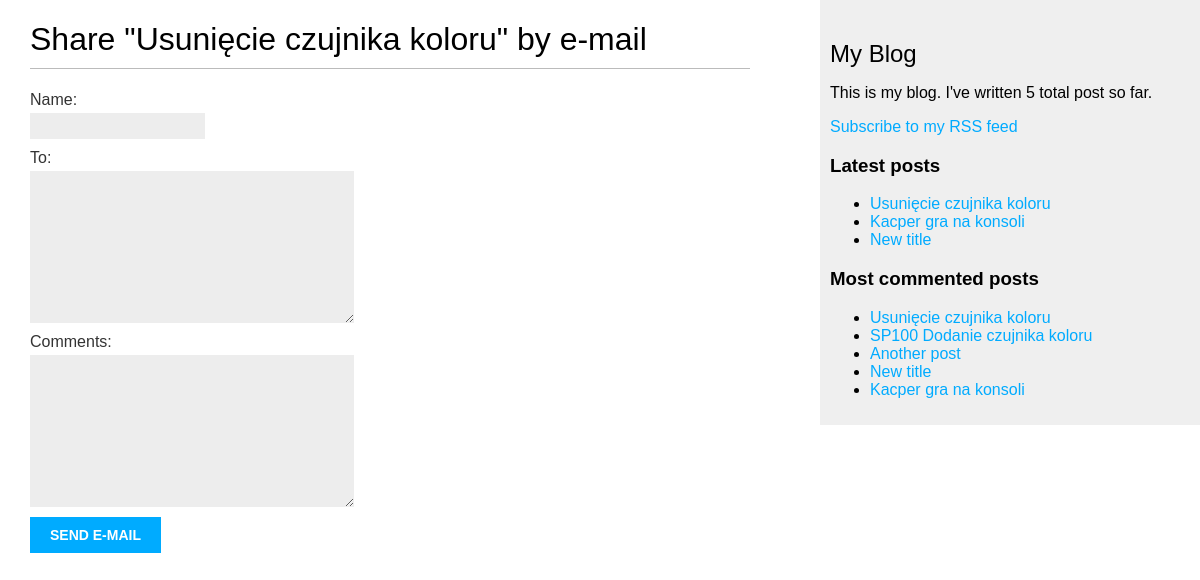
The page /blog/7/share/ on the database as committed earlier.
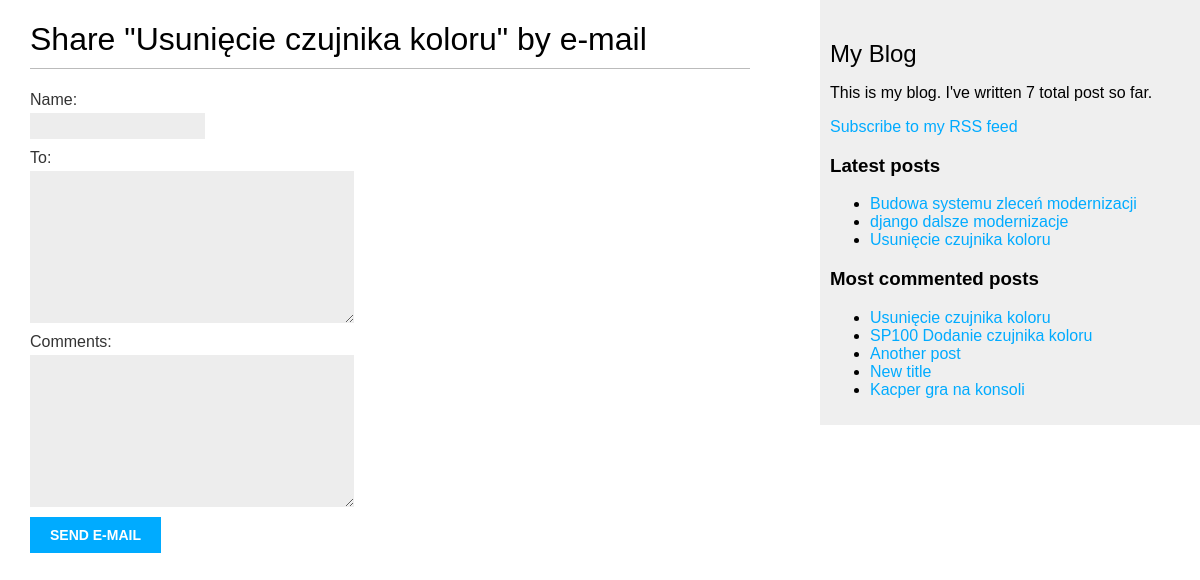
The same page on the database as committed later.
### blog/models.py (models this page shows, shortened)
class Post(models.Model):
    STATUS_CHOICES = (('draft', 'Draft'),
                      ('published', 'Published'),)
    title = models.CharField(max_length=250)
    slug = models.SlugField(max_length=250, unique_for_date='publish')
    author = models.ForeignKey(User, on_delete=models.CASCADE, related_name='blog_posts')
    body = models.TextField()
    publish = models.DateTimeField(default=timezone.now())
    created = models.DateTimeField(auto_now_add=True)
    updated = models.DateTimeField(auto_now=True)
    status = models.CharField(max_length=10, choices=STATUS_CHOICES, default='draft')
    class Meta:
        ordering = ('-publish',)
    objects = models.Manager()  # The default manager.
    published = PublishedManager()
    drafted = DraftedManager()
    def get_absolute_url(self):
        return reverse('blog:post_detail',
                       args=[self.publish.year,
                             self.publish.month,
                             self.publish.day,
                             self.slug])
    tags = TaggableManager()

### blog/views.py (the view)
# urls.py: path('<int:post_id>/share/', views.post_share, name='post_share'),
def post_share(request, post_id):
    post = get_object_or_404(Post, id=post_id)
    sent = False
    if request.method == 'POST':
        form = EmailPostForm(request.POST)
        if form.is_valid():
            cd = form.cleaned_data
            post_url = request.build_absolute_uri(post.get_absolute_url())
            subject = f"{cd['name']} recommends you read {post.title}"
            message = f"Read {post.title} at {post_url}\n\n" \
                      f"{cd['name']}\'s comments: {cd['comments']}"
            send_mail(subject, message, 'admin@myblog.com', [cd['to']])
            sent = True
    else:
        form = EmailPostForm()
    return render(request, 'blog/post/share.html', {'post': post,
                                                    'form': form,
                                                    'sent': sent})

### blog/forms.py
class EmailPostForm(forms.Form):
    name = forms.CharField(max_length=25)
    email = forms.EmailField
    to = forms.CharField(required=False, widget=forms.Textarea)
    comments = forms.CharField(required=False, widget=forms.Textarea)

### blog/models.py (called while the page is built)
    def get_queryset(self):
        return super(PublishedManager, self).get_queryset().filter(status='published')

### blog/templatetags/blog_tags.py (called while the page is built)
@register.simple_tag
def total_posts():
    return Post.published.count()

@register.inclusion_tag('blog/post/latest_posts.html')
def show_latest_posts(count=5):
    latest_posts = Post.published.order_by('-publish')[:count]
    return {'latest_posts': latest_posts}

@register.simple_tag
def get_most_commented_posts(count=5):
    return Post.published.annotate(total_comments=Count('comments')).order_by('-total_comments')[:count]

### templates/blog/post/share.html (shortened to what this page needs)
{% extends "blog/base.html" %}
{% block content %}
    {% if sent %}
        <h1>E-mail successfully sent</h1>
        <p>
            "{{ post.title }}" was successfully sent to {{ form.cleaned_data.to }}.
        </p>
    {% else %}
        <h1>Share "{{ post.title }}" by e-mail</h1>
        <form method="post">
            {{ form.as_p }}
            <input type="submit" value="Send e-mail">
        </form>
    {% endif %}
{% endblock %}

### templates/blog/base.html (shortened to what this page needs)
{% load blog_tags %}
{% load static %}
<!doctype html>
<html lang="en">
<head>
    <link href="{% static "css/blog.css" %}" rel="stylesheet">
</head>
<body>
<div id="content">
    {% block content %}
    {% endblock %}
</div>
<div id="sidebar">
    <h2>My Blog</h2>
    <p>This is my blog. I've written {% total_posts %} total post so far.</p>
    <p>
        <a href="{% url "blog:post_feed" %}">Subscribe to my RSS feed</a>
    </p>
    <h3>Latest posts</h3>
    {% show_latest_posts 3 %}
    <h3>Most commented posts</h3>
    {% get_most_commented_posts as most_commented_posts %}
    <ul>
        {% for post in most_commented_posts %}
            <li>
                <a href="{{ post.get_absolute_url }}">{{ post.title }}</a>
            </li>
        {% endfor %}
    </ul>
</div>
</body>
</html>

### templates/blog/post/latest_posts.html
<ul>
    {% for post in latest_posts %}
        <li>
            <a href="{{ post.get_absolute_url }}">{{ post.title }}</a>
        </li>
    {% endfor %}
</ul>

Rows that differ between the two databases and show on the page:
no longer on one of the page's lists (row unchanged): Post: title "New title"
no longer on one of the page's lists (row unchanged): Post: title "Kacper gra na konsoli"
added Post: title "Budowa systemu zleceń modernizacji", shown under "Latest posts"
added Post: title "django dalsze modernizacje", shown under "Latest posts"
Other text that changed with them:
text no longer shown: "5"
text now shown: "7"
